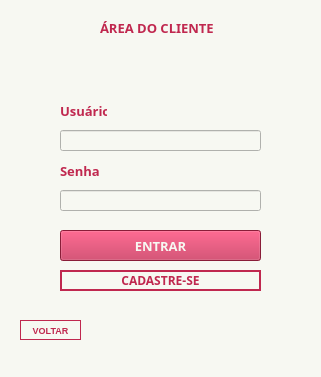
<?xml version="1.0" encoding="UTF-8"?>
<ui version="4.0">
 <class>MainWindow</class>
 <widget class="QMainWindow" name="MainWindow">
  <property name="geometry">
   <rect>
    <x>0</x>
    <y>0</y>
    <width>321</width>
    <height>377</height>
   </rect>
  </property>
  <property name="minimumSize">
   <size>
    <width>321</width>
    <height>0</height>
   </size>
  </property>
  <property name="maximumSize">
   <size>
    <width>321</width>
    <height>16777215</height>
   </size>
  </property>
  <property name="windowTitle">
   <string>Login</string>
  </property>
  <property name="styleSheet">
   <string notr="true">background-color : #F7F8F2;;</string>
  </property>
  <widget class="QWidget" name="centralwidget">
   <widget class="QLabel" name="label">
    <property name="geometry">
     <rect>
      <x>100</x>
      <y>20</y>
      <width>131</width>
      <height>16</height>
     </rect>
    </property>
    <property name="font">
     <font>
      <family>Calisto MT</family>
      <pointsize>10</pointsize>
      <weight>75</weight>
      <bold>true</bold>
     </font>
    </property>
    <property name="styleSheet">
     <string notr="true">color : #C0284F;</string>
    </property>
    <property name="text">
     <string>ÁREA DO CLIENTE</string>
    </property>
   </widget>
   <widget class="QLineEdit" name="lineEdit">
    <property name="geometry">
     <rect>
      <x>60</x>
      <y>130</y>
      <width>201</width>
      <height>21</height>
     </rect>
    </property>
   </widget>
   <widget class="QLabel" name="label_2">
    <property name="geometry">
     <rect>
      <x>60</x>
      <y>100</y>
      <width>47</width>
      <height>21</height>
     </rect>
    </property>
    <property name="font">
     <font>
      <family>Calisto MT</family>
      <pointsize>10</pointsize>
      <weight>75</weight>
      <bold>true</bold>
     </font>
    </property>
    <property name="styleSheet">
     <string notr="true">color:#C0284F</string>
    </property>
    <property name="text">
     <string>Usuário</string>
    </property>
   </widget>
   <widget class="QLineEdit" name="lineEdit_2">
    <property name="geometry">
     <rect>
      <x>60</x>
      <y>190</y>
      <width>201</width>
      <height>21</height>
     </rect>
    </property>
   </widget>
   <widget class="QLabel" name="label_3">
    <property name="geometry">
     <rect>
      <x>60</x>
      <y>160</y>
      <width>47</width>
      <height>21</height>
     </rect>
    </property>
    <property name="font">
     <font>
      <family>Calisto MT</family>
      <pointsize>10</pointsize>
      <weight>75</weight>
      <bold>true</bold>
     </font>
    </property>
    <property name="styleSheet">
     <string notr="true">color:#C0284F</string>
    </property>
    <property name="text">
     <string>Senha</string>
    </property>
   </widget>
   <widget class="QPushButton" name="btnEntrar">
    <property name="geometry">
     <rect>
      <x>60</x>
      <y>230</y>
      <width>201</width>
      <height>31</height>
     </rect>
    </property>
    <property name="font">
     <font>
      <family>Calisto MT</family>
      <pointsize>10</pointsize>
      <weight>75</weight>
      <bold>true</bold>
     </font>
    </property>
    <property name="styleSheet">
     <string notr="true">background-color: #C0284F;
color: rgb(247, 248, 242)</string>
    </property>
    <property name="text">
     <string>ENTRAR</string>
    </property>
   </widget>
   <widget class="QPushButton" name="btnCadastre">
    <property name="geometry">
     <rect>
      <x>60</x>
      <y>270</y>
      <width>201</width>
      <height>21</height>
     </rect>
    </property>
    <property name="font">
     <font>
      <family>Calisto MT</family>
      <pointsize>9</pointsize>
      <weight>75</weight>
      <bold>true</bold>
     </font>
    </property>
    <property name="styleSheet">
     <string notr="true">background-color: #F7F8F2;
border-width: 1.5px;
border-style: solid;
border-color: #C0284F; 
color : #C0284F;</string>
    </property>
    <property name="text">
     <string>CADASTRE-SE</string>
    </property>
   </widget>
   <widget class="QPushButton" name="btnVoltar">
    <property name="geometry">
     <rect>
      <x>20</x>
      <y>320</y>
      <width>61</width>
      <height>20</height>
     </rect>
    </property>
    <property name="font">
     <font>
      <pointsize>7</pointsize>
      <weight>75</weight>
      <bold>true</bold>
     </font>
    </property>
    <property name="styleSheet">
     <string notr="true">background-color: #F7F8F2;
border-width: 1px;
border-style: solid;
border-color: #C0284F; 
color : #C0284F;</string>
    </property>
    <property name="text">
     <string>VOLTAR</string>
    </property>
   </widget>
  </widget>
  <widget class="QStatusBar" name="statusbar"/>
 </widget>
 <resources/>
 <connections/>
</ui>
